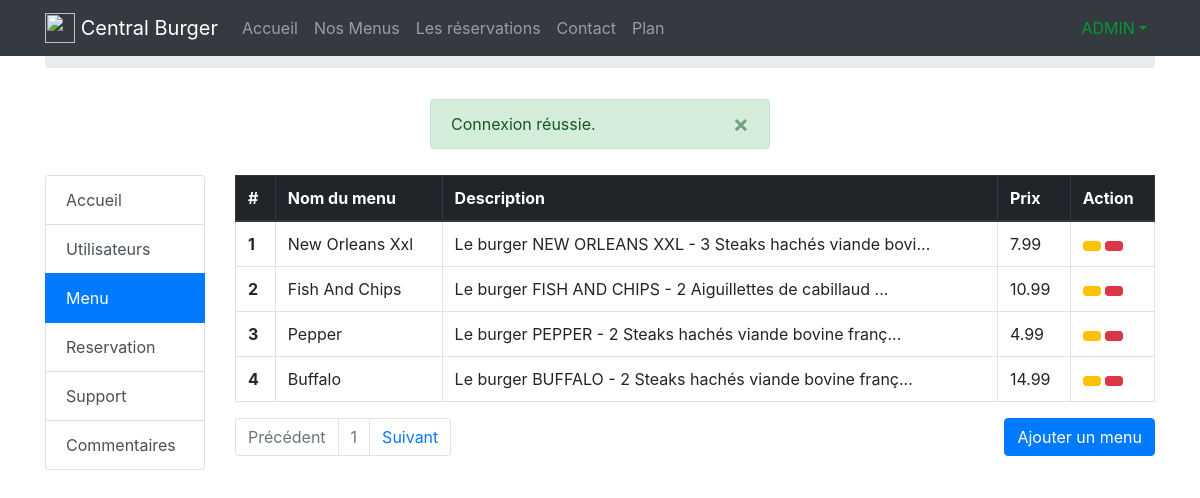
The app's page /admin/menu.php (signed in) with its own data.
### tables this page shows
CREATE TABLE IF NOT EXISTS `users` (
`id` int(10) unsigned NOT NULL,
  `firstname` varchar(255) NOT NULL,
  `email` varchar(255) NOT NULL,
  `password` varchar(255) NOT NULL,
  `postal` varchar(255) NOT NULL,
  `birthday` date NOT NULL,
  `phone` varchar(255) NOT NULL,
  `permission` varchar(10) NOT NULL DEFAULT 'GUEST',
  `lastname` varchar(255) NOT NULL
);

CREATE TABLE IF NOT EXISTS `menu` (
`id` int(10) unsigned NOT NULL,
  `name` varchar(255) NOT NULL,
  `desc` text NOT NULL,
  `price` double NOT NULL,
  `image` varchar(255) NOT NULL
);

### app/app.php (called while the page is built, shortened)
<?php
require_once('PDOConnect.php');
require_once('SessionManagment.php');
require_once('User.php');
function load_header($page_name) {
    include_once('inc/header.php');
}
function load_footer() {
    include_once('inc/footer.php');
}

### app/User.php (called while the page is built, shortened)
<?php
class User {
    public $result, $id;
    public function __construct($id = null)
    {
        $this->id = $id;
        if ($id != null) {
            $pdo = new PDOConnect();
            $query = $pdo->pdo_start()->prepare("SELECT * FROM users WHERE id = ?");
            $query->execute([$this->id]);
            $this->result = $query->fetch(PDO::FETCH_ASSOC);
        }
    }
    public function getFirstName() {
        return $this->result['firstname'];
    }
    public function isAdmin() {
        return $this->result['permission'] == "ADMIN" ? true : false;
    }
}

### app/PDOConnect.php (called while the page is built, shortened)
<?php
class PDOConnect {
    public function __construct($sql = ["localhost", "rest", "root", null]) {
        try {
            $this->bdd = new PDO("mysql:host={$sql[0]};dbname={$sql[1]}", $sql[2], $sql[3],
                [
                    PDO::MYSQL_ATTR_INIT_COMMAND => 'SET NAMES utf8',
                    PDO::ATTR_ERRMODE => PDO::ERRMODE_EXCEPTION,
                ]
            );
        } catch (Exception $e) {
            die('Erreur : ' . $e->getMessage());
        }
    }
    public function pdo_start() {
        return $this->bdd;
    }
}
?>

### app/SessionManagment.php (called while the page is built, shortened)
<?php
class SessionManagment {
    public function flash($name) {
         $session = $_SESSION[$name];
         return $session;
    }
    public function isValid($name) {
        return isset($_SESSION[$name]) ? true : false;
    }
}

### app/Admin.php (called while the page is built, shortened)
<?php
class Admin
{
    public function getMenu($offset)
    {
        $pdo = new PDOConnect();
        $query = $pdo->pdo_start()->prepare("SELECT * FROM `menu` ORDER BY id ASC LIMIT $offset");
        $query->execute();
        return $query->fetchAll(PDO::FETCH_ASSOC);
    }
    public function pagination($page)
    {
        $page = $page * 10;
        $pages = [
            $page - 10,
             $page,
        ];
        return $pages[0] < 0 ? 0 : $pages[0] . ',' . $pages[1];
    }
    public function paginationGetPageNumber($page)
    {
        if ($page != 1) {
            return [
                $page - 1,
                $page,
                $page + 1,
            ];
        } else {
            return [0,1,2];
        }
    }
}

### admin/menu.php (the view, shortened to what this page needs)
<?php
include('../app/app.php');
load_header('Panel Administration - Menu');
require_once('../app/Admin.php');
$admin = new Admin();
if(isset($_GET['p'])) {
    $page = $_GET['p'];
} else {
    $page = 1;
}
?>
    <div class="row">
    <div class="col-2">
        <div class="list-group" id="list-tab" role="tablist">
            <a class="list-group-item list-group-item-action" href="./index.php" role="tab" aria-controls="admin_homepage">Accueil</a>
            <a class="list-group-item list-group-item-action" href="./users.php" role="tab" aria-controls="profile">Utilisateurs</a>
            <a class="list-group-item list-group-item-action active" href="#" role="tab" aria-controls="menu">Menu</a>
            <a class="list-group-item list-group-item-action" href="./booking.php" role="tab" aria-controls="res">Reservation</a>
            <a class="list-group-item list-group-item-action" href="./support.php" role="tab" aria-controls="support">Support</a>
            <a class="list-group-item list-group-item-action" href="./comment.php" role="tab" aria-controls="comment">Commentaires</a>
        </div>
    </div>
    <div class="col-10">
        <table class="table table-bordered">
            <thead class="thead-dark">
            <tr>
                <th scope="col">#</th>
                <th scope="col">Nom du menu</th>
                <th scope="col">Description</th>
                <th scope="col">Prix</th>
                <th scope="col">Action</th>
            </tr>
            </thead>
            <tbody>
            <?php foreach($admin->getMenu($admin->pagination($page)) as $menu) {?>
                <tr>
                    <th scope="row"><?= $menu['id']; ?></th>
                    <td><?= $menu['name']; ?></td>
                    <td><?= mb_strimwidth($menu['desc'], 0, 60, '...') ?></td>
                    <td><?= $menu['price']; ?></td>
                    <td>
                        <a href="<?= root_folder; ?>/admin/process/menu/edit.php?id=<?= $menu['id']; ?>"><button type="button" class="btn btn-sm btn-warning"><i class="fas fa-edit"></i></button></a>
                        <a href="<?= root_folder; ?>/admin/process/menu/delete.php?id=<?= $menu['id']; ?>"><button type="button" class="btn btn-sm btn-danger"><i class="fas fa-trash"></i></button></a>
                    </td>
                </tr>
            <?php } ?>
            </tbody>
        </table>
        <div class="float-left">
            <nav aria-label="Page navigation example">
                <ul class="pagination justify-content-center">
                    <li class="page-item <?= $admin->paginationGetPageNumber($page)[0] == 0 ? 'disabled' : ''; ?>">
                        <a class="page-link" href="menu.php?p=<?= $admin->paginationGetPageNumber($page)[0] ?>" tabindex="-1">Précédent</a>
                    </li>
                    <li class="page-item disabled"><a class="page-link" href="menu.php?p=<?= $admin->paginationGetPageNumber($page)[1] ?>"><?= $admin->paginationGetPageNumber($page)[1] ?></a></li>
                    <li class="page-item">
                        <a class="page-link" href="menu.php?p=<?= $admin->paginationGetPageNumber($page)[2] ?>">Suivant</a>
                    </li>
                </ul>
            </nav>
        </div>
        <div class="float-right">
            <a class="btn btn-primary" href="<?= root_folder . '/admin/menu_new.php'; ?> ">Ajouter un menu</a>
        </div>
    </div>
</div>

### app/inc/header.php (shortened to what this page needs)
<?php
if(isset($_COOKIE['user'])) {
  $user = new User($_COOKIE['user']);
}
$session = new SessionManagment();
?>
<html lang="fr">
<head>
    <link href="<?= resources_uri; ?>/css/bootstrap.min.css" rel="stylesheet">
    <link href="<?= resources_uri; ?>/css/style.css?v=<?= rand(); ?>" rel="stylesheet">
</head>
<body>
<nav class="navbar navbar-dark bg-dark fixed-top navbar-expand-lg">
    <div class="container">
        <a class="navbar-brand" href="<?= root_folder; ?>/index.php">
            <img src="<?= resources_uri; ?>/images/logo.png" width="30" height="30" class="d-inline-block align-top" alt="">
            <?= SITE_NAME; ?>
        </a>
        <div class="collapse navbar-collapse" id="navbarNav">
            <ul class="navbar-nav mr-auto">
                <li class="nav-item">
                    <a class="nav-link" href="<?= root_folder; ?>/index.php">Accueil</a>
                </li>
                <li class="nav-item">
                    <a class="nav-link" href="<?= root_folder; ?>/our-menus.php">Nos Menus</a>
                </li>
                <li class="nav-item">
                    <a class="nav-link" href="<?= root_folder; ?>/booking.php">Les réservations</a>
                </li>
                <li class="nav-item">
                    <a class="nav-link" href="<?= root_folder; ?>/contact.php">Contact</a>
                </li>
                <li class="nav-item">
                    <a class="nav-link" href="<?= root_folder; ?>/plan.php">Plan</a>
                </li>
            </ul>
            <?php if(isset($_COOKIE['user'])) { ?>
             <ul class="navbar-nav ml-auto">
                <li class="nav-item dropdown">
                    <a class="nav-link dropdown-toggle" <?= $user->isAdmin() ? 'style="color:  #009933"' : '' ?> href="#" id="navbarDropdown" role="button" data-toggle="dropdown" aria-haspopup="true" aria-expanded="false"><i class="fas fa-user"></i> <?= ucfirst($user->getLastName()) .'&nbsp;'. strtoupper($user->getFirstName()); ?></a>
                </li>
             </ul>
            <?php } ?>
        </div>
    </div>
</nav>
<?php if($page_name != 'Accueil') { ?>
    <div class="container">
        <nav style="padding-top: 20px;" aria-label="breadcrumb">
            <ol class="breadcrumb">
                <li class="breadcrumb-item"><a href="<?= root_folder; ?>/index.php">Accueil</a></li>
                <li class="breadcrumb-item active" aria-current="page"><?= $page_name; ?></li>
            </ol>
        </nav>
<?php
}
if($session->isValid('message')) { ?>
<div id="alert-message" style="padding-top: 15px; padding-bottom: 10px;" class="col-md-4 offset-4">
    <div class="alert <?= $session->flash('message-box-color'); ?> alert-dismissible fade show" role="alert">
        <?= $session->flash('message'); ?>
        <button onclick="alertRemove()" type="button" class="close" data-dismiss="alert" aria-label="Close">
            <span aria-hidden="true">&times;</span>
        </button>
    </div>
</div>
<?php } ?>

### records on screen
users: firstname "ADMIN"
menu: id "1", name "New Orleans Xxl", desc "Le burger NEW ORLEANS XXL - 3 Steaks hachés viande bovi...", price "7.99"
menu: id "2", name "Fish And Chips", desc "Le burger FISH AND CHIPS - 2 Aiguillettes de cabillaud ...", price "10.99"
menu: id "3", name "Pepper", desc "Le burger PEPPER - 2 Steaks hachés viande bovine franç...", price "4.99"
menu: id "4", name "Buffalo", desc "Le burger BUFFALO - 2 Steaks hachés viande bovine franç...", price "14.99"

### other values on screen
SITE_NAME "Central Burger"
$session->flash('message') "Connexion réussie."
$admin->paginationGetPageNumber($page)[1] "1"
